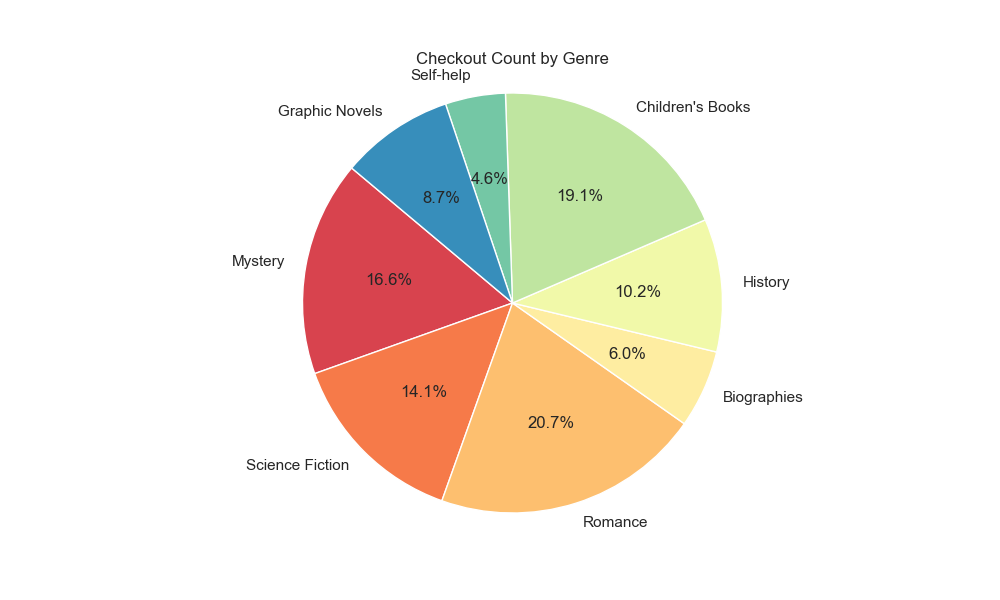

This figure's Python source:

import matplotlib.pyplot as plt
import seaborn as sns
import pandas as pd

# Create a DataFrame from the provided data
data = [
    {'Genre': 'Mystery', 'Checkout Count': 340},
    {'Genre': 'Science Fiction', 'Checkout Count': 289},
    {'Genre': 'Romance', 'Checkout Count': 425},
    {'Genre': 'Biographies', 'Checkout Count': 123},
    {'Genre': 'History', 'Checkout Count': 210},
    {'Genre': "Children's Books", 'Checkout Count': 391},
    {'Genre': 'Self-help', 'Checkout Count': 95},
    {'Genre': 'Graphic Novels', 'Checkout Count': 179}
]

df = pd.DataFrame(data)

# Set up the matplotlib figure
plt.figure(figsize=(10, 6))

# Use the 'Spectral' color palette from seaborn
colors = sns.color_palette('Spectral', len(df))

# Plot the pie chart
plt.pie(df['Checkout Count'], labels=df['Genre'], colors=colors, autopct='%1.1f%%', startangle=140)

# Equal aspect ratio ensures that the pie is drawn as a circle
plt.axis('equal')

# Title of the pie chart
plt.title('Checkout Count by Genre')

# Show the plot
plt.show()
